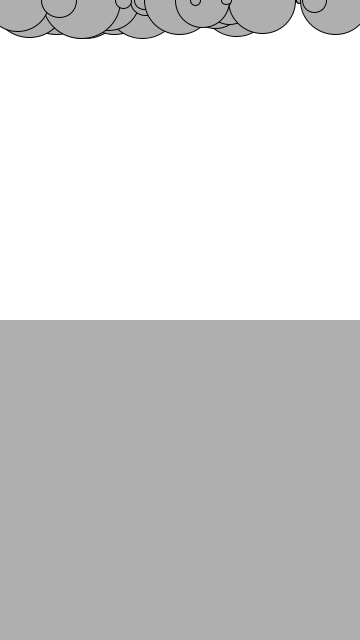
Frame 1 (no input)
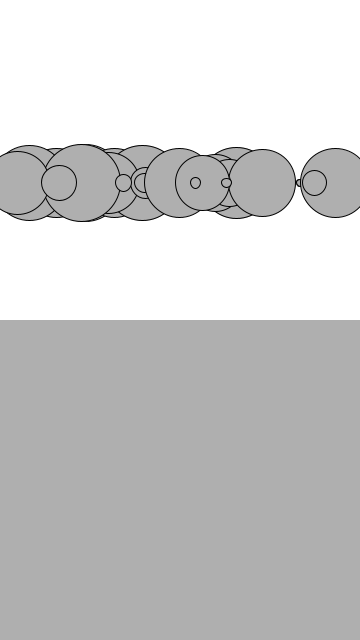
Frame 60 (the mouse pressed at the canvas centre just before this capture)
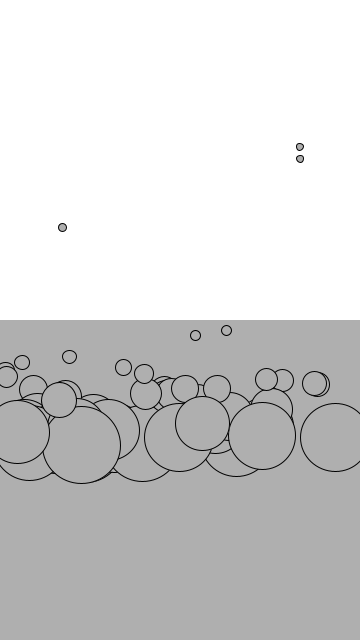
Frame 120 (the mouse held since frame 60 and released just before this capture)

The Processing sketch that drew these frames (run headless with seeded random() and noise(); from frame 60 on, the mouse is pressed at the canvas centre):

// Processing sketch: water_drag
// ── water_drag.pde
class Mover {
  PVector location;
  PVector velocity;
  PVector acceleration;
  float mass;
  
  Mover(float m, float x, float y){
    mass = m;
    location = new PVector(x, y);
    velocity = new PVector(0, 0);
    acceleration = new PVector(0, 0);
  }
  
  void applyForce(PVector force){
    PVector f = PVector.div(force,mass);
    acceleration.add(f);
  }

  void update(){
    velocity.add(acceleration);
    location.add(velocity);
    acceleration.mult(0);
  }
  
  void checkEdges(){
    if(location.x > width){
      location.x = width;
      velocity.x *= -1;
    } else if (location.x < 0) {
      location.x *= -1;
      location.x = 0;
    }
    
    if(location.y > height){
      velocity.y *= -1;
      location.y = height;
    }
  }
  
  boolean isInside(Liquid l){
    if (location.x > l.x && location.x < l.x+l.w && location.y > l.y && location.y < l.y+l.h){
      return true;
    }else{
      return false;
    }
  }
  
  void drag(Liquid l){
    float speed = velocity.mag();
    float dragMagnitude = l.c * speed * speed;
    
    PVector drag = velocity.get();
    drag.mult(-1);
    drag.normalize();
    
    drag.mult(dragMagnitude);
    applyForce(drag);
  }
  
  void display(){
    stroke(0);
    fill(175);
    ellipse(location.x, location.y, mass * 16, mass * 16);
  }
}

class Liquid{
  float x,y,w,h;
  float c;
  
  Liquid(float x_, float y_, float w_, float h_, float c_){
    x = x_;
    y = y_;
    w = w_;
    h = h_;
    c = c_;
  }
  void display(){
    noStroke();
    fill(175);
    rect(x, y, w, h);
  }

}

Mover[] movers = new Mover[50];
Liquid liquid;

void setup(){
  size(360, 640);
  for (int i = 0; i < movers.length; i++){
    movers[i] = new Mover(random(0.1,5), random(width), 0);
  }
  liquid = new Liquid(0, height/2, width, height/2, 0.1);
}

void draw(){
  background(255);
  
  liquid.display();
  
  for(int i = 0; i < movers.length; i++){
    if (movers[i].isInside(liquid)){
      movers[i].drag(liquid);
    }
    
    float m = 0.1*movers[i].mass;
    PVector gravity = new PVector(0, m);
    movers[i].applyForce(gravity);
    
    movers[i].update();
    movers[i].display();
    movers[i].checkEdges();
  }
}
